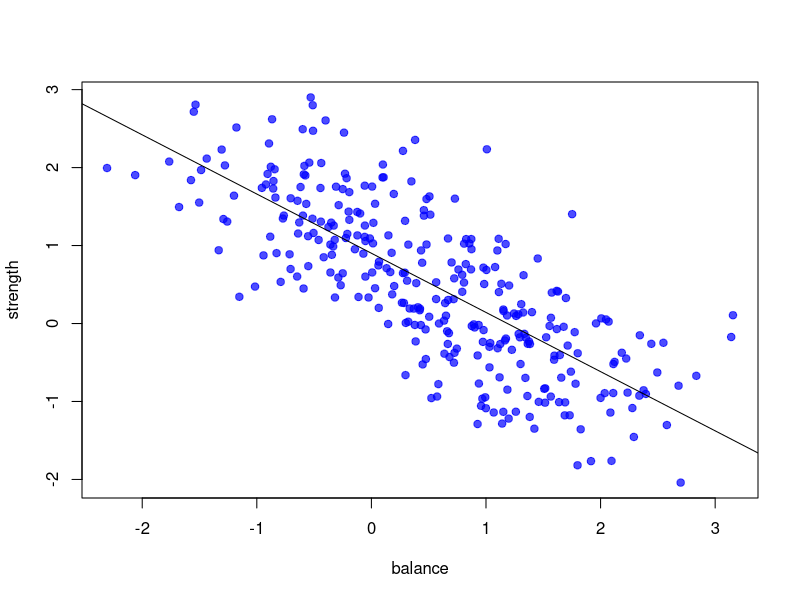

This chart was generated by the following R code: (Note: this script raises an error after producing the figure.)
## 06/08/2014
## D.J. Bennett
## Working on getting a linear model and find corresponding

## Functions
drawCorresPoints <- function (x, y, predicted, actual, ...) {
  ## Draw lines on a graph showing the corresponding values of
  ##  y given values of x
  # find the minimum values of x and y in plotted space
  min.y <- floor (min (y)) + floor (min (y))
  min.x <- floor (min (x)) + floor (min (x))
  # draw lines
  lines (x = c (actual, actual, min.y), y = c (min.x, predicted, predicted), ...)
}

# Genrate some fake but probable data
balance <- rep (seq (2, -1, -0.1), each = 10)
balance <- balance + rnorm (length (balance), 0, 0.5)
strength <- rep (seq (-1, 2, 0.1), each = 10)
strength <- strength + rnorm (length (strength), 0, 0.5)
plot (strength ~ balance, pch = 19, col = rainbow (3, alpha = 0.7)[3])

# Add linear model line
model <- lm (balance ~ strength)
abline (model)

# Draw on predicted strength values given known nat balance stats
natural.balances <- rnorm (100, 1.5, 0.1)
# draw lower 5%
drawCorresPoints (strength, balance, value = quantile (natural.balances, 0.05),
                  col = 'red', lty = 2)
drawCorresPoints (strength, balance, value = quantile (natural.balances, 0.95),
                  col = 'red', lty = 2)
drawCorresPoints (strength, balance, value = mean (natural.balances),
                  lwd = 2)

drawCorresPoints <- function (model, distribution) {
  ## Plot mean, mean and 5% and 95% quantiles of an x distribution's
  ##  equivalent y values
  .draw <- function (actual, predicted, ...) {
    lines (x = c (actual, actual, min.x),
           y = c (min.y, predicted, predicted), ...)
  }
  # find the minimum values of x and y in plotted space
  min.y <- floor (min (model$model[ ,'y'])) + floor (min (model$model[ ,'y']))
  min.x <- floor (min (model$model[ ,'x'])) + floor (min (model$model[ ,'x']))
  # get actual
  q1.x <- quantile (distribution, 0.05)
  q2.x <- quantile (distribution, 0.95)
  m.x <- mean (distribution)
  # get predicted values
  q1.y <- predict (model, data.frame (x = q1.x))
  q2.y <- predict (model, data.frame (x = q2.x))
  m.y <- predict (model, data.frame (x = m.x))
  # draw lines
  .draw (q1.x, q1.y, col = 'red', lty = 2)
  .draw (q2.x, q2.y, col = 'red', lty = 2)
  .draw (m.x, m.y, lwd = 2)
}